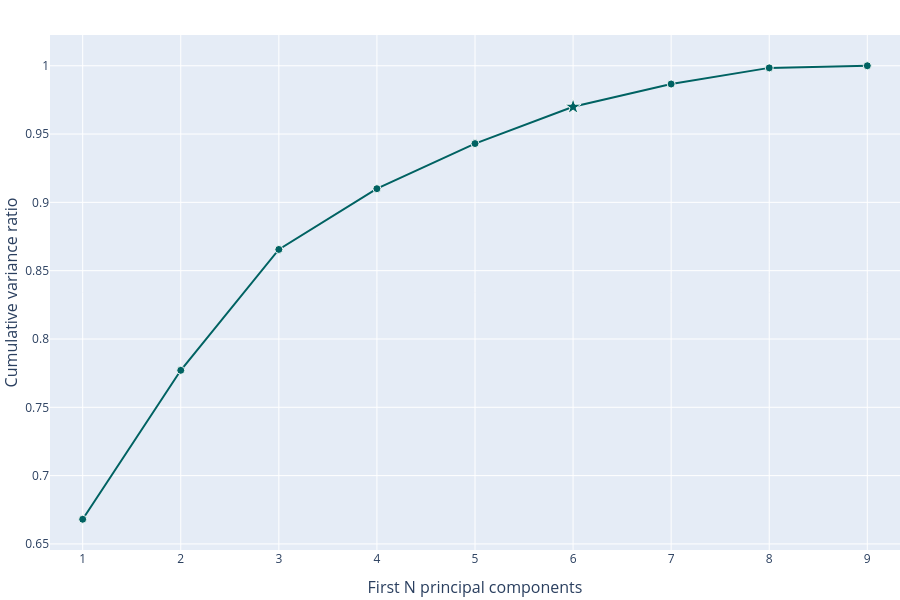

Here is the notebook cell this chart was saved with:
### Code cell
# Use os métodos de plotagem para ver a razão de variância retida
experionml.plot_pca()

### Figure 1 — Plotly figure (JSON) as saved in the notebook; plotly's stock layout.template omitted (floating-point values rounded to 4 significant figures)
{"data": [{"hovertemplate": "%{y}<extra></extra>", "line": {"color": "rgb(0, 98, 98)", "width": 2}, "marker": {"line": {"color": "rgba(255, 255, 255, 0.9)", "width": 1}, "opacity": 1, "size": [8, 8, 8, 8, 8, 12.0, 8, 8, 8, 8], "symbol": ["circle", "circle", "circle", "circle", "circle", "star", "circle", "circle", "circle", "circle"]}, "mode": "lines+markers", "showlegend": false, "type": "scatter", "x": [1, 2, 3, 4, 5, 6, 7, 8, 9, 10], "xaxis": "x", "y": [0.6681, 0.7771, 0.8655, 0.91, 0.943, 0.9699, 0.9866, 0.9984, 1.0], "yaxis": "y"}], "layout": {"font": {"size": 12}, "height": 600, "hoverlabel": {"font": {"size": 16}}, "hovermode": "x", "legend": {}, "margin": {"b": 50, "l": 50, "pad": 0, "r": 0, "t": 35}, "showlegend": false, "title": {"font": {"size": 24}, "pad": {"b": 15, "t": 15}, "x": 0.5, "xanchor": "center", "xref": "paper", "y": 1, "yanchor": "top"}, "width": 900, "xaxis": {"anchor": "y", "automargin": true, "domain": [0.0, 1.0], "range": [0.6667, 9.333], "showspikes": true, "title": {"font": {"size": 16}, "text": "First N principal components"}}, "yaxis": {"anchor": "x", "automargin": true, "domain": [0.0, 1.0], "showspikes": true, "title": {"font": {"size": 16}, "text": "Cumulative variance ratio"}}}}
